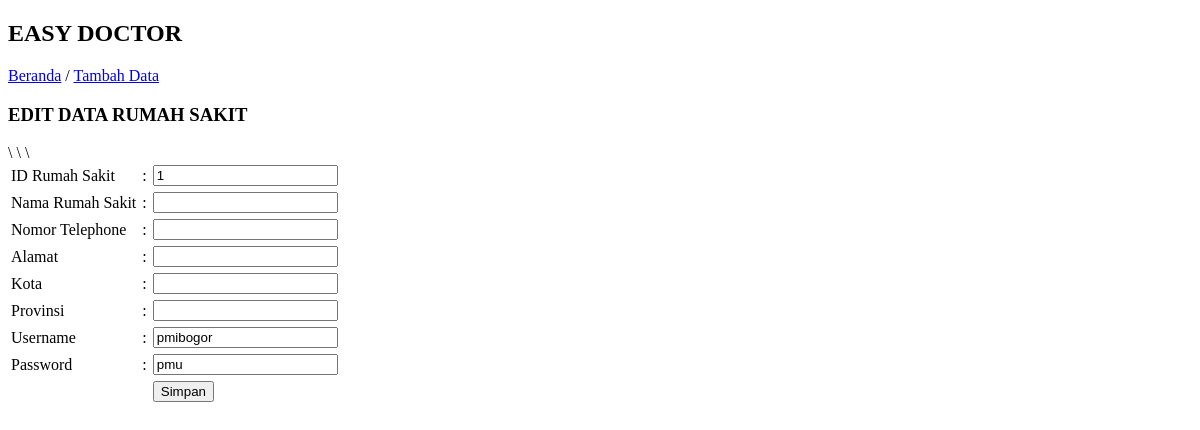
Page /hospital/editHospital.php?id=1 on the earlier database version.
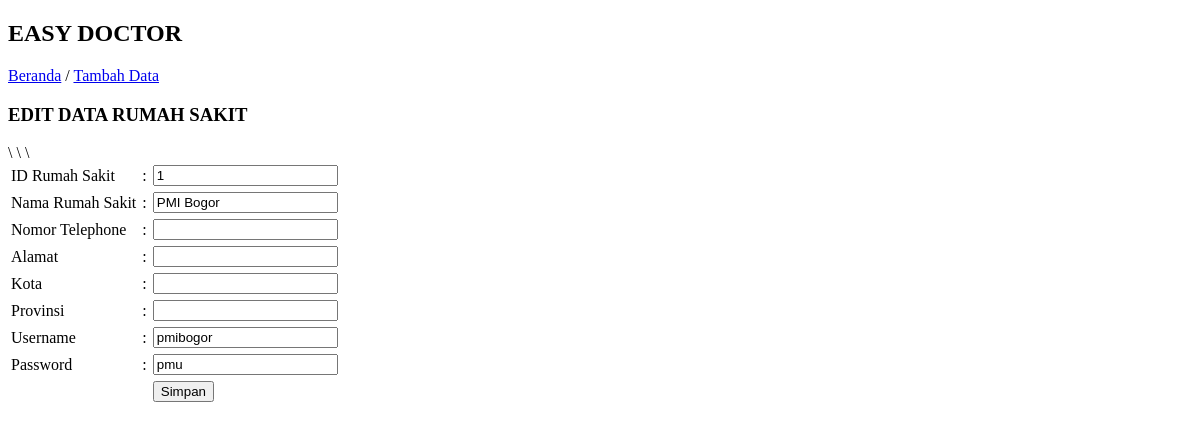
Same page on the later database version.
### tables this page shows
CREATE TABLE `admin_rs` (
  `id_hospital` int(11) NOT NULL,
  `hospital_name` text NOT NULL,
  `email` varchar(45) NOT NULL,
  `phone_number` text NOT NULL,
  `street` varchar(24) NOT NULL,
  `city` text NOT NULL,
  `province` text NOT NULL,
  `username` varchar(20) NOT NULL,
  `password` varchar(45) NOT NULL,
  `photo_rs` varchar(100) NOT NULL
);

### hospital/editHospital.php (the view, shortened to what this page needs)
 <!DOCTYPE html>
<html>
<head>
</head>
<body>
 <h2>EASY DOCTOR</h2>
  <p><a href="../index.php">Beranda</a> / <a href="addHospital.php">Tambah Data</a></p>
  <h3>EDIT DATA RUMAH SAKIT</h3>
  <?php
 $id = $_GET['id'];
 $show = mysql_query("SELECT * FROM admin_rs WHERE id_hospital='$id'");
 if(mysql_num_rows($show) == 0){
  echo '<script>window.history.back()</script>';
   }else{
  $data = mysql_fetch_assoc($show);
  }
 ?>
  <form action="editHospital-process.php" method="post">
  <table cellpadding="3" cellspacing="0">
   <tr>
    <td>ID Rumah Sakit</td>
    <td>:</td>
    <td><input type="text" name="id_hospital" size="20" value="<?php echo $data['id_hospital']; ?>" required></td>
   </tr>
   <tr>
    <td>Nama Rumah Sakit</td>
    <td>:</td>
    <td><input type="text" name="hospital_name" size="20" value="<?php echo $data['hospital_name']; ?>" required></td>
   </tr>
   <tr>
    <td>Nomor Telephone</td>
    <td>:</td>
    <td><input type="number" name="phone_number" size="20" value="<?php echo $data['phone_number']; ?>" required></td>
   </tr>
    <tr>
    <td>Alamat</td>
    <td>:</td>
    <td><input type="text" name="street" size="20" value="<?php echo $data['street']; ?>" required></td> \
   </tr>
   <tr>
    <td>Kota</td>
    <td>:</td>
    <td><input type="text" name="city" size="20" value="<?php echo $data['city']; ?>" required></td> \
   </tr>
   <tr>
    <td>Provinsi</td>
    <td>:</td>
    <td><input type="text" name="province" size="20" value="<?php echo $data['province']; ?>" required></td> \
   </tr>
   <tr>
    <td>Username</td>
    <td>:</td>
    <td><input type="text" name="username" size="20" value="<?php echo $data['username']; ?>" required></td>
   </tr>
   <tr>
    <td>Password</td>
    <td>:</td>
    <td><input type="text" name="password" size="20" value="<?php echo $data['password']; ?>" required></td>
   </tr>
   <tr>
    <td>&nbsp;</td>
    <td></td>
    <td><input type="submit" name="save" value="Simpan"></td>
   </tr>
  </table>
 </form>
</body>
</html>

Differences in the rows shown:
changed admin_rs "pmibogor": hospital_name (not shown) → "PMI Bogor"
